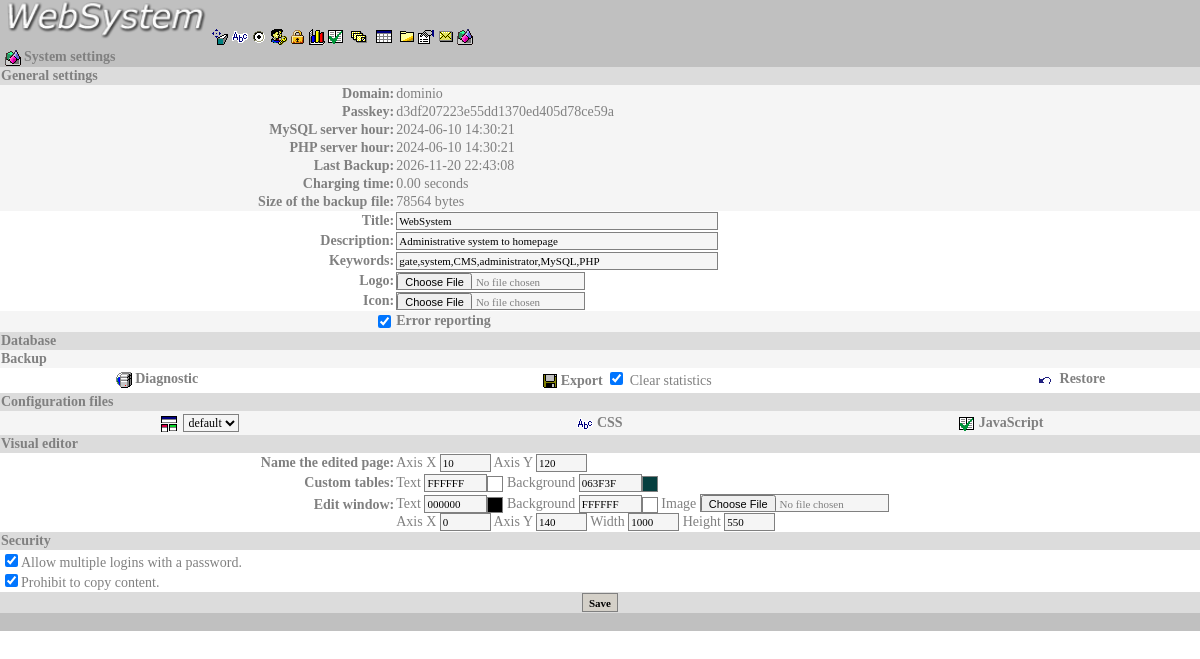
Page /admin/master.php (signed in) on the committed database.
### tables this page shows
CREATE TABLE `dados` (
  `titulo` varchar(50) DEFAULT NULL,
  `descricao` varchar(255) DEFAULT NULL,
  `palavra_chave` varchar(255) DEFAULT NULL,
  `script` tinyint(1) NOT NULL DEFAULT '0',
  `charset` varchar(255) DEFAULT NULL,
  `editor_cor` varchar(20) NOT NULL DEFAULT '',
  `nome_cor` varchar(20) NOT NULL DEFAULT '',
  `editor_barra` varchar(20) NOT NULL DEFAULT '',
  `editor_x` int(11) unsigned DEFAULT '0',
  `editor_y` int(11) unsigned DEFAULT '0',
  `editor_w` int(11) unsigned DEFAULT '0',
  `editor_h` int(11) unsigned DEFAULT '0',
  `nome_x` int(11) unsigned DEFAULT '0',
  `nome_y` int(11) unsigned DEFAULT '0',
  `css` varchar(255) DEFAULT NULL,
  `visitas` int(11) unsigned DEFAULT '0',
  `view` int(11) NOT NULL DEFAULT '0',
  `fonte_cor` varchar(15) DEFAULT NULL,
  `erro` int(1) unsigned NOT NULL DEFAULT '0',
  `zerar` int(1) unsigned NOT NULL DEFAULT '0',
  `mail_de` varchar(50) NOT NULL,
  `mail_us` varchar(50) NOT NULL,
  `mail_se` varchar(50) DEFAULT NULL,
  `mail_sm` varchar(50) DEFAULT NULL,
  `mail_po` int(5) unsigned DEFAULT '25',
  `mail_en` tinyint(1) unsigned NOT NULL DEFAULT '0',
  `mail_lo` tinyint(1) unsigned NOT NULL DEFAULT '0',
  `login` tinyint(1) unsigned NOT NULL DEFAULT '0',
  `copia` tinyint(1) unsigned NOT NULL DEFAULT '0'
);

### www/admin/conexao.php (called while the page is built, shortened)
<?PHP
$dominio='dominio';
?>

### www/admin/master.php (the view, shortened to what this page needs)
<?PHP
include("dados.php");
if ($l>0&&$per[17]==1) {
	$base=$dominio=='dominio'?'db.sql':substr(md5($dominio),0,10).".jpg";
	function getmicrotime(){
		list($usec, $sec)=explode(" ",microtime());
		return((float)$usec+(float)$sec);
	}
	$micro_time_start=getmicrotime();
	$micro_time_end=getmicrotime();
	$time=$micro_time_end-$micro_time_start;
	extract($mysql->query('select now() tempo_mysql')->fetch((PDO::FETCH_ASSOC)));
	$backup_a = realpath("../_gravar/$base");
	if (file_exists($backup_a))$backup=stat($backup_a);
	$llist='';
	foreach($mysql->query("select idioma from idioma",PDO::FETCH_NUM) as $llis)$llist.="<option value='$llis[0]'>$llis[0]";
	echo "$inicio_pagina<input type=hidden id=lcp value='white'>
<table border=0 bordercolor=red cellspacing=0 cellpadding=1 width=100%>
<form method=post action=?atualiza=1 enctype=multipart/form-data name=f>
<tr class=cor4>
	<td colspan=2>&nbsp;<img src=i/prod.gif border=0 align=absmiddle>&nbsp;<b>System settings</b></td>
</tr><tr class=cor3>
	<td colspan=2><b>General settings</b></td>
</tr><tr class='cor2'>
	<td align=right><b>Domain:</b></td>
	<td> $dominio</td>
</tr><tr class='cor2'>
	<td align=right><b>Passkey:</b></td>
	<td> ".md5($dominio)."</td>
</tr><tr class='cor2'>
	<td align=right><b>MySQL server hour:</b></td>
	<td> $tempo_mysql</td>
</tr><tr class='cor2'>
	<td align=right><b>PHP server hour:</b></td>
	<td> ".date('Y-m-d H:i:s')."</td>
</tr><tr class='cor2'>
	<td align=right><b>Last Backup:</b></td>
	<td>".date("Y-m-d H:i:s", $backup[9])."</td>
</tr><tr class='cor2'>
	<td align=right><b>Charging time:</b></td>
	<td> ".number_format($time,2,".",'')." seconds</td>
</tr><tr class='cor2'>
	<td align=right><b>Size of the backup file:</b></td>
	<td>$backup[7] bytes</td>
</tr><tr class='cor1'>
	<td align=right><b>Title:</b></td>
	<td> <input type=text name=titulo class=text value='$titulo' size=50 maxlength=250></td>
</tr><tr class='cor1'>
	<td align=right><b>Description:</b></td>
	<td> <input type=text name=descricao class=text value='$descricao' size=50 maxlength=250></td>
</tr><tr class='cor1'>
	<td align=right><b>Keywords:</b></td>
	<td> <input type=text name=palavra_chave class=text value='$palavra_chave' size=50 maxlength=250></td>
</tr><tr class='cor1'>
	<td align=right><b>Logo:</b></td>
	<td><input type=file name=logo class=text size=1></td>
</tr><tr class='cor1'>
	<td align=right><b>Icon:</b></td>
	<td><input type=file name=icone class=text size=1></td>
</tr><tr class='cor2'>
	<td align=right><input type=checkbox name=erro ".($erro==1?'Checked':'')." class=radio></td>
	<td><b>Error reporting</b></td>
</tr><tr class=cor3>
	<td colspan=2><b>Database</b></td>
</tr><tr class='cor2'>
	<td colspan=2><b>Backup</b></td>
</tr><tr>
	<td colspan=2><table border=0 cellpadding=0 cellspacing=0 width=100%>
		<tr align=center>
			<td><img align=absmiddle style=cursor:hand onclick=\"ver('diagn_m',event)\" src=i/bd.gif  title='MySQL diagnostic tools'><b>Diagnostic</b></td>
			<td><a href=?exporta=1&zerar=$zerar><img src=i/save.gif border=0 align=absmiddle title='Export encrypted data.' align=absmiddle></a><b>Export</b> <input type=checkbox name=zerar ".($zerar==1?'Checked':'')." class=radio> Clear statistics</td>
			<td><img style=cursor:hand onclick=\"avisar('To retrieve the backup?<BR>The current data will be erased.<BR><BR><INPUT type=button class=button value=Sim onclick=window.location=\'master.php?start=1\'> <INPUT type=button class=button value=Não onclick=fechaviso()>')\" src=i/undo.gif border=0 title='Restore data backup' align=absmiddle> <b>Restore</b></td>
		</table></td>
</tr><tr class=cor3>
	<td colspan=2><b>Configuration files</b></td>
</tr><tr class='cor2'>
	<td colspan=2><table border=0 cellpadding=0 cellspacing=0 width=100%>
		<tr align=center>
			<td width=33%><img src=i/perso.gif style=cursor:hand align=absmiddle title='Edit layout' onclick=\"window.open('editor.php?tepo=4&arquivoId='+$('layout').value+'.htm&campo=../_gravar/layout/','_blank')\">
			<select id=layout>$llist</select></td>
			<td width=34%><img onclick=\"window.open('editor.php?tepo=4&arquivoId=css.css&campo=../_gravar/','_blank')\" src=i/ban.gif style=cursor:hand align=absmiddle title='Edit CSS'> <b>CSS</b></td>
			<td width=33%><img onclick=\"window.open('editor.php?tepo=4&arquivoId=js.js&campo=../_gravar/','_blank')\" src=i/alt.gif style=cursor:hand align=absmiddle title='Edit JavaScript'> <b>JavaScript</b></td>
		</tr>
	</table></td>
</tr><tr class=cor3>
	<td colspan=2><b>Visual editor</b></td>
</tr><tr class='cor1'>
	<td align=right><b>Name the edited page: </b></td>
	<td>Axis X <input type=text name=nome_x value='$nome_x' class=text size=5 maxlength=4 onclick=this.select()> Axis Y <input type=text name=nome_y value='$nome_y' class=text size=5 maxlength=4 onclick=this.select()></td>
</tr><tr class='cor1'>
	<td align=right><b>Custom tables: </b></td>
	<td> Text <input type=text class=text size=7 name=nome_cor id=nome_cor value='$nome_cor' onblur=\"$('cnome_cor').style.backgroundColor=this.value\")><img id=cnome_cor style='background-color:$nome_cor' onclick=corp('nome_cor',event) align=absmiddle src=i/nada.gif border=1 width=14 height=14>  Background <input type=text class=text size=7 name=editor_barra id=editor_barra value='$editor_barra' onblur=\"$('ceditor_barra').style.backgroundColor=this.value\"><img id=ceditor_barra style='background-color:$editor_barra' onclick=corp('editor_barra',event) align=absmiddle src=i/nada.gif border=1 width=14 height=14></td>
</tr><tr valign=top class='cor1'>
	<td align=right><img src=i/nada.gif height=3 border=0><br><b>Edit window: </b></td>
	<td>Text <input type=text class=text size=7 name=fonte_cor id=fonte_cor value='$fonte_cor' onblur=\"$('cfonte_cor').style.backgroundColor=this.value\"><img id=cfonte_cor style='background-color:$fonte_cor' onclick=corp('fonte_cor',event) align=absmiddle src=i/nada.gif border=1 width=14 height=14>
	Background <input type=text class=text size=7 name=editor_cor id=editor_cor value='$editor_cor' onblur=\"$('ceditor_cor').style.backgroundColor=this.value\"><img id=ceditor_cor style='background-color:$editor_cor' onclick=corp('editor_cor',event) align=absmiddle src=i/nada.gif border=1 width=14 height=14>
	Image <input type=file name=Imagem class=text size=1><br>Axis X <input type=text name=editor_x value='$editor_x' class=text size=5 maxlength=4 onclick=this.select()> Axis Y <input type=text name=editor_y value='$editor_y' class=text size=5 maxlength=4 onclick=this.select()> Width <input type=text name=editor_w value='$editor_w' class=text size=5 maxlength=4 onclick=this.select()> Height <input type=text name=editor_h value='$editor_h' class=text size=5 maxlength=4 onclick=this.select()></td>
</tr><tr class=cor3>
	<td colspan=2><b>Security</b></td>
</tr><tr class='cor1'>
	<td>
		<input type=checkbox name=login ".($login==1?'Checked':'')." class=radio>Allow multiple logins with a password.<BR>
		<input type=checkbox name=copia ".($copia==1?'Checked':'')." class=radio>Prohibit to copy content.
	</td>
</tr><tr class=cor3>
	<td colspan=2 align=center><input type=submit value=Save class=button></td>
</tr><tr>
	<td colspan=2 align=right class=cor4><br></td>
</tr>
</form>
</table>
$final_pagina";
}
?>

### www/_gravar/css.css (style rules this page uses)
BODY { font:14px Verdana;color:gray }
TD { font:14px Verdana;color:gray }
A { text-decoration:none;color:steelblue }
FORM { display:inline }
select { border:1px solid gray;background:whitesmoke;font:12px Verdana }
.text { border:1px solid gray;background:whitesmoke;font:11px Verdana;height:18 }
.button { border:solid 1px gray;background:#D4D0C8;font:bold 11px Verdana;height:19 }
.radio { height:13 }
.cor1 { background:white }
.cor2 { background:whitesmoke }
.cor3 { background:gainsboro }
.cor4 { background:silver }

### rows in the picture
dados: titulo "WebSystem", descricao "Administrative system to homepage", palavra_chave "gate,system,CMS,administrator,MySQL,PHP", erro "☑", zerar "☑", nome_x "10", nome_y "120", nome_cor "FFFFFF", editor_barra "063F3F", fonte_cor "000000", editor_cor "FFFFFF", editor_x "0", editor_y "140", editor_w "1000", editor_h "550", login "☑", copia "☑"

### other values in the picture
$dominio "dominio"
md5($dominio) "d3df207223e55dd1370ed405d78ce59a"
$tempo_mysql "2024-06-10 14:30:21"
date("Y-m-d H:i:s", $backup[9]) "2026-11-20 22:43:08"
$time "0.00"
$backup[7] "78564"
form field value "default"
